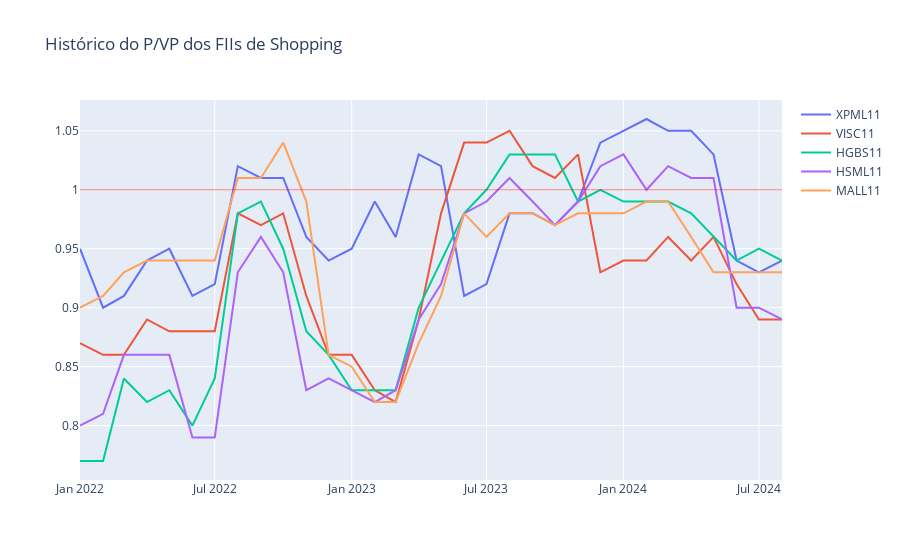

This figure's notebook cell:
### Code cell
# Histórico do indicador P/VP dos FIIs 
historico_p_vp_shopping =plot_historico_p_vp(df=fii_shoppping, nome_segmento='Shopping')
historico_p_vp_shopping
